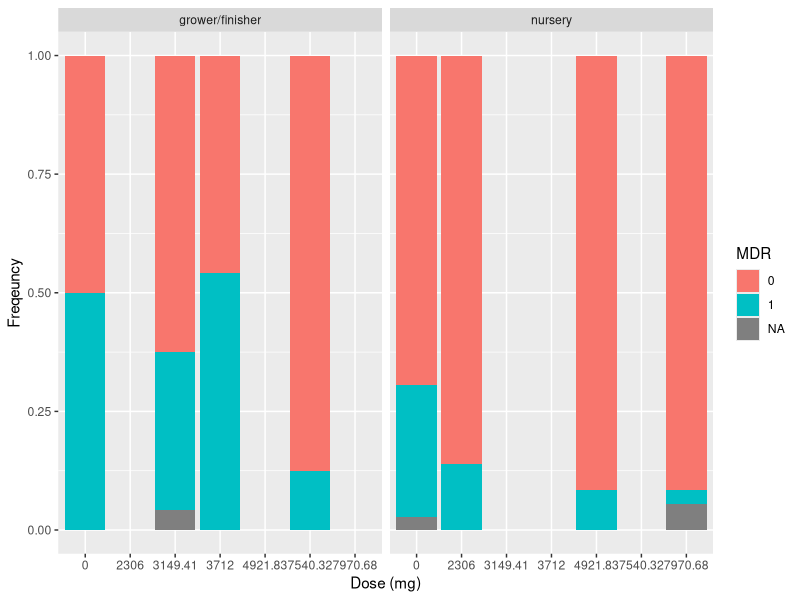
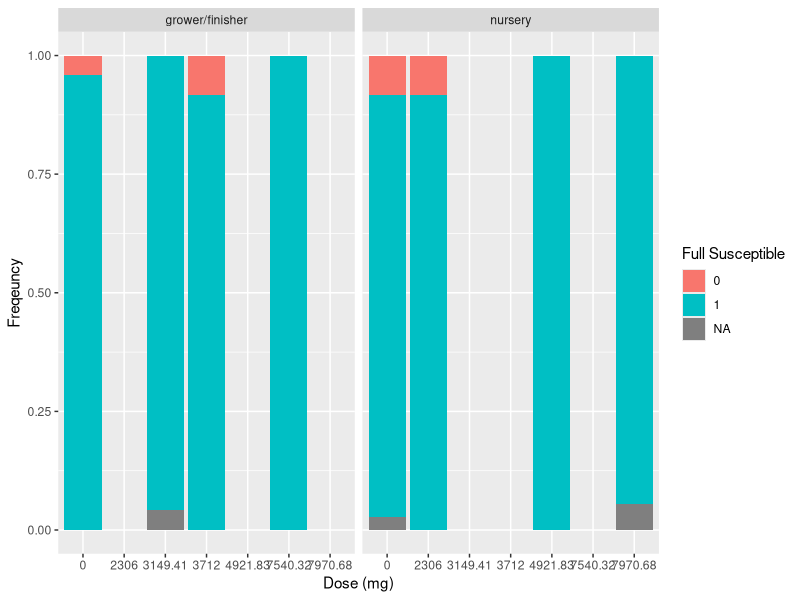
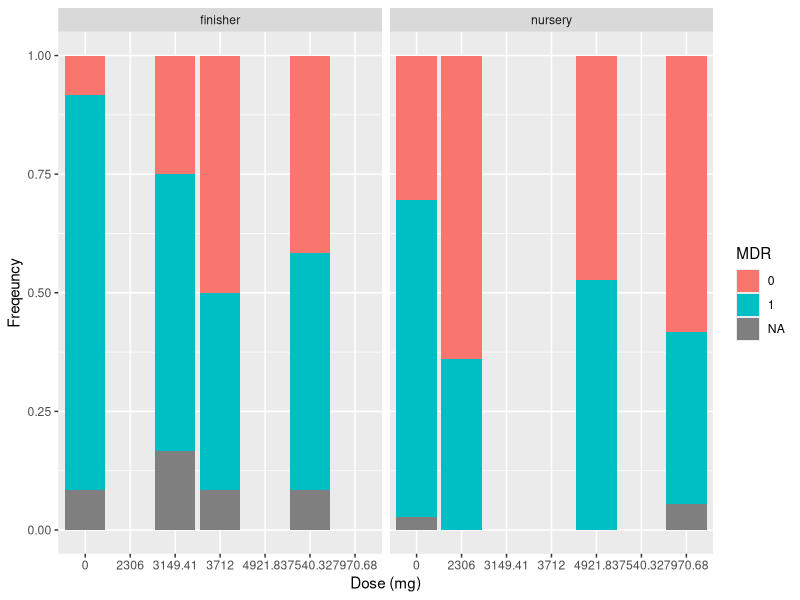
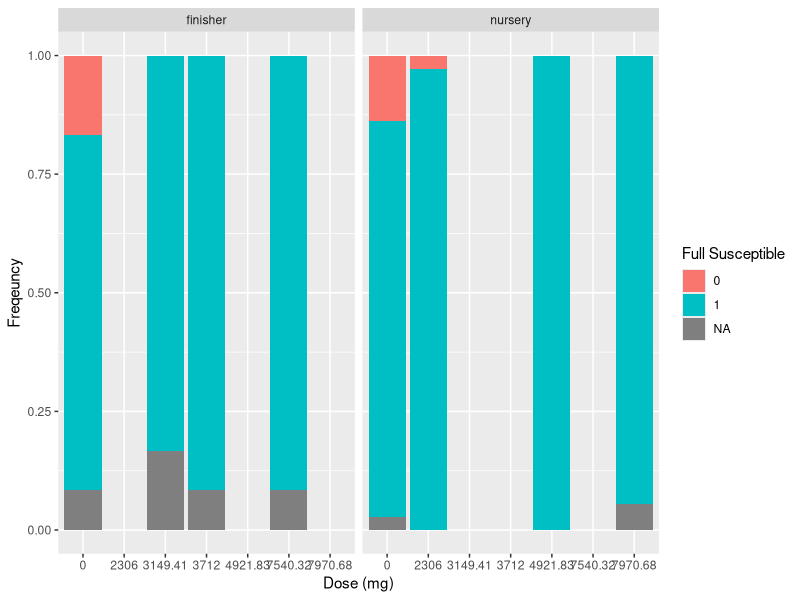
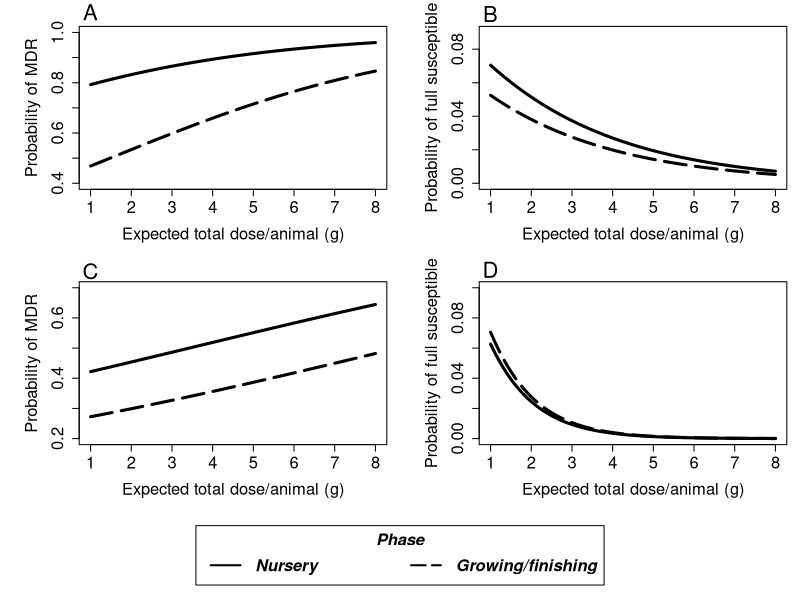

Source code (R) for these figures, in order:
library(ggplot2)
library(car)
library(readxl)
library(here)
library(knitr)
##############
#E. coli     #
##############


mdr_coli <- read_excel(here("Data","mdr_coli.xlsx"))

head(mdr_coli)
mdr_coli2<-subset(mdr_coli,Antibiotic=="MDR")
mdr_coli3<-subset(mdr_coli,Antibiotic=="full suscetible")


ggplot(mdr_coli2,aes(x=factor(dose_zoo),fill=factor(1-Result)))+
  geom_bar(position="fill",na.rm = TRUE)+
  labs(fill = "MDR")+
  xlab("Dose (mg)") + 
  ylab("Freqeuncy")+
  scale_color_manual(name="MDR", labels = c("Positive", "Negative","NA"))+
  facet_wrap(~zootecnic)

ggplot(mdr_coli3,aes(x=factor(dose_zoo),fill=factor(1-Result)))+
  geom_bar(position="fill",na.rm = TRUE)+
  labs(fill = "Full Susceptible")+
  xlab("Dose (mg)") + 
  ylab("Freqeuncy")+
  scale_color_manual(name="MDR", labels = c("Positive", "Negative","NA"))+
  facet_wrap(~zootecnic)

summary(glm(Result~as.numeric(dose_kg)+zootecnic,data=mdr_coli2,family = binomial(link="logit"))->mod)

vif(mod)

summary(glm(Result~as.numeric(dose_kg)+zootecnic,data=mdr_coli3,family = binomial(link="logit"))->mod1)

vif(mod1)


##############
#Enterococcus#
##############
mdr_ente <-read_excel(here("Data","mdr_ente.xlsx"))

head(mdr_ente)
mdr_ente2<-subset(mdr_ente,Antibiotic=="MDR")
mdr_ente3<-subset(mdr_ente,Antibiotic=="full suscetible")


ggplot(mdr_ente2,aes(x=factor(dose_zoo),fill=factor(1-Result)))+
  geom_bar(position="fill",na.rm = TRUE)+
  labs(fill = "MDR")+
  xlab("Dose (mg)") + 
  ylab("Freqeuncy")+
  scale_color_manual(name="MDR", labels = c("Positive", "Negative","NA"))+
  facet_wrap(~zootecnic)

ggplot(mdr_ente3,aes(x=factor(dose_zoo),fill=factor(1-Result)))+
  geom_bar(position="fill",na.rm = TRUE)+
  labs(fill = "Full Susceptible")+
  xlab("Dose (mg)") + 
  ylab("Freqeuncy")+
  scale_color_manual(name="MDR", labels = c("Positive", "Negative","NA"))+
  facet_wrap(~zootecnic)

summary(glm(Result~as.numeric(dose_kg)+zootecnic,data=mdr_ente2,family = binomial(link="logit"))->mod2)

vif(mod2)

summary(glm(Result~as.numeric(dose_kg)+zootecnic,data=mdr_ente3,family = binomial(link="logit"))->mod3)

vif(mod3)


###########
#Graficos#
###########


eixo<-seq(1,8,0.1)

layout.matrix <- matrix(c(1, 2, 3, 4,5,5), byrow=T,nrow = 3, ncol = 2)

layout(mat = layout.matrix,
       heights = c(2, 2,0.7), # Heights of the 3 rows
       widths = c(2, 2)) # Widths of the two columns

par(mar=c(5,6,2,1))
plot(eixo,(1/(1+exp(- (mod$coefficients[1] +mod$coefficients[2]*eixo+mod$coefficients[3]*1)))),ylim = c(0.4,1),
     ylab="Probability of MDR",xlab="Expected total dose/animal (g)",cex.axis=1.5, cex.lab=1.5,lty=1,lwd=3,type="l")
lines(eixo,(1/(1+exp(- (mod$coefficients[1] +mod$coefficients[2]*eixo+mod$coefficients[3]*0)))),lty=5,lwd=3)
text(min(eixo), 1.08, paste('A'), xpd=NA,cex=2)

par(mar=c(5,6,2,1))
plot(eixo,(1/(1+exp(- (mod1$coefficients[1] +mod1$coefficients[2]*eixo+mod1$coefficients[3]*1)))),ylim = c(0,0.09),
     ylab="Probability of full susceptible",xlab="Expected total dose/animal (g)",cex.axis=1.5, cex.lab=1.5,lwd=3,lty=1,type="l")
lines(eixo,(1/(1+exp(- (mod1$coefficients[1] +mod1$coefficients[2]*eixo+mod1$coefficients[3]*0)))),lty=5,lwd=3)
text(min(eixo), .101, paste('B'), xpd=NA,cex=2)


par(mar=c(5,6,2,1))
plot(eixo,(1/(1+exp(- (mod2$coefficients[1] +mod2$coefficients[2]*eixo+mod2$coefficients[3]*1)))),ylim = c(0.2,0.7),
     ylab="Probability of MDR",xlab="Expected total dose/animal (g)",cex.axis=1.5, cex.lab=1.5,lwd=3,lty=1,type="l")
lines(eixo,(1/(1+exp(- (mod2$coefficients[1] +mod2$coefficients[2]*eixo+mod2$coefficients[3]*0)))),lty=5,lwd=3)
text(min(eixo), 0.755, paste('C'), xpd=NA,cex=2)


par(mar=c(5,6,2,1))
plot(eixo,(1/(1+exp(- (mod3$coefficients[1] +mod3$coefficients[2]*eixo+mod3$coefficients[3]*1)))),ylim = c(0,0.1),
     ylab="Probability of full susceptible",xlab="Expected total dose/animal (g)",cex.axis=1.5, cex.lab=1.5,lwd=3,lty=1,type="l")
lines(eixo,(1/(1+exp(- (mod3$coefficients[1] +mod3$coefficients[2]*eixo+mod3$coefficients[3]*0)))),lty=5,lwd=3)
text(min(eixo), .112, paste('D'), xpd=NA,cex=2)


par(xpd=NA)
par(mai=c(0,0,0,0))
plot.new()
legend(x="center", legend=c("Nursery", "Growing/finishing"), lty=c(1,5), lwd=2,cex=1.5,
       title="Phase", text.font=4,horiz = T)
